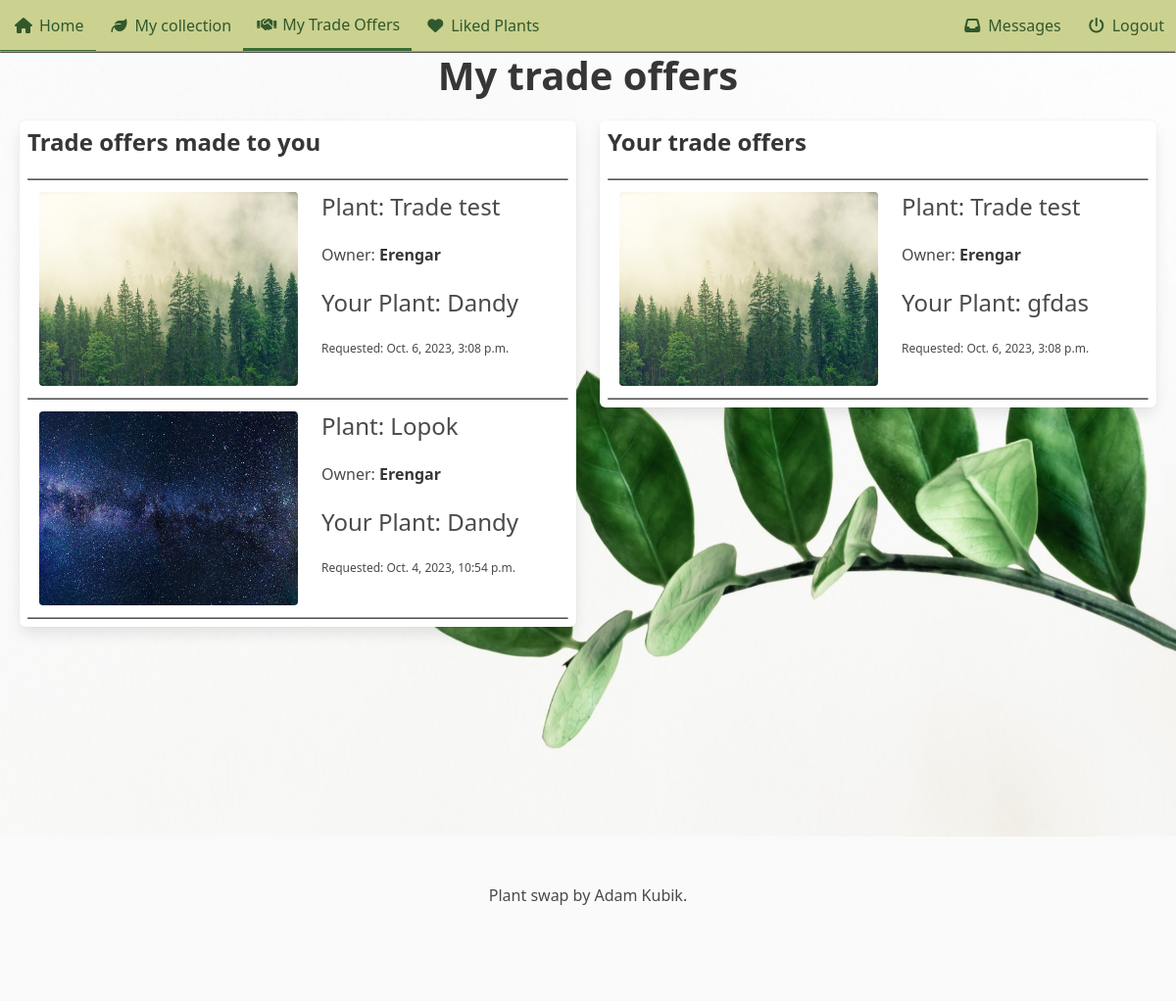
The page /accounts/trades/ (signed in) on the database as committed earlier.
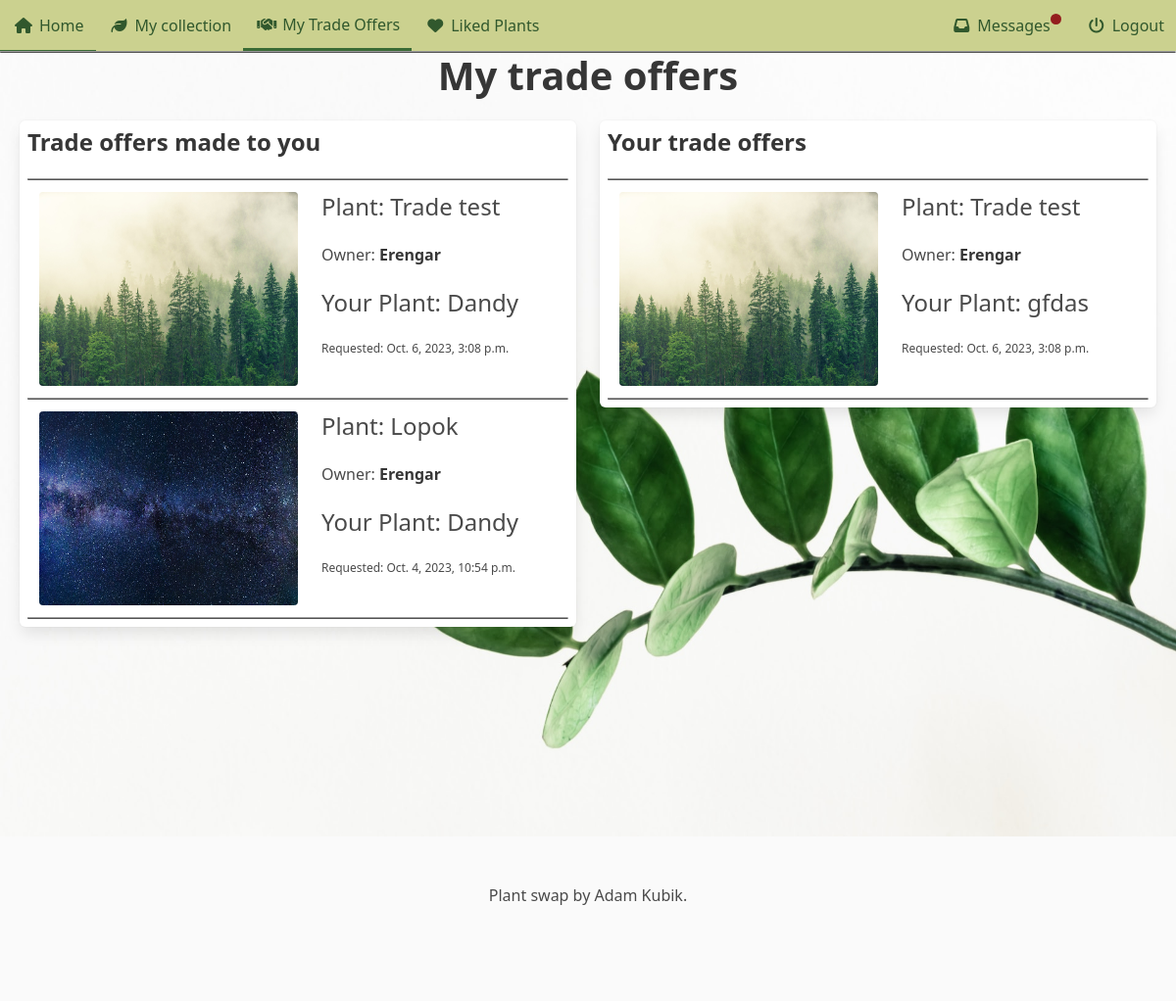
The same page on the database as committed later.
### plant_collection/models.py (models this page shows, shortened)
class Trade(models.Model):
    plant_offered = models.ForeignKey(
        Plant, on_delete=models.CASCADE, related_name="trades_offered"
    )
    plant_requested = models.ForeignKey(
        Plant, on_delete=models.CASCADE, related_name="trades_requested"
    )
    initiator = models.ForeignKey(
        settings.AUTH_USER_MODEL,
        on_delete=models.CASCADE,
        related_name="trades_initiated",
    )
    recipient = models.ForeignKey(
        settings.AUTH_USER_MODEL,
        on_delete=models.CASCADE,
        related_name="trades_received",
    )
    accepted = models.BooleanField(null=True, blank=True)
    offered_finalized = models.BooleanField(default=False)
    requested_finalized = models.BooleanField(default=False)
    finalized = models.BooleanField(default=False)
    created = models.DateTimeField(auto_now_add=True, null=True, blank=True)
    class Meta:
        unique_together = ["plant_offered", "plant_requested"]

class Plant(models.Model):
    nick_name = models.CharField(
        max_length=64, validators=[MinLengthValidator(3)], unique=True
    )
    created = models.DateTimeField(auto_now_add=True, null=True, blank=True)
    updated = models.DateTimeField(auto_now=True, null=True, blank=True)
    species = models.ForeignKey(
        Species, on_delete=models.SET_NULL, blank=True, null=True, related_name="plants"
    )
    owner = models.ForeignKey(
        settings.AUTH_USER_MODEL, on_delete=models.PROTECT, related_name="plants"
    )
    slug = models.SlugField(default="bugged-plant")
    for_trade = models.BooleanField(default=False)
    likes = models.ManyToManyField(User, related_name="liked")
    location = models.CharField(max_length=64, blank=True, null=True, default=None, help_text="City, State")
    def __str__(self):
        return self.nick_name

class Image(models.Model):
    plant = models.ForeignKey(Plant, on_delete=models.CASCADE, related_name="picture")
    image = models.ImageField(upload_to="pics")

### accounts/models.py (models this page shows, shortened)
class Message(models.Model):
    subject = models.CharField(max_length=32)
    body = models.TextField(max_length=500)
    sender = models.ForeignKey(settings.AUTH_USER_MODEL, on_delete=models.DO_NOTHING, related_name='sent_messages')
    receiver = models.ForeignKey(settings.AUTH_USER_MODEL, on_delete=models.DO_NOTHING, related_name='received_messages')
    date_sent = models.DateTimeField(auto_now_add=True, max_length=32)
    read = models.BooleanField(default=False)
    slug_subject = models.SlugField(max_length=64, blank=True)

### accounts/views.py (the view)
# urls.py: path('trades/', views.trades_view.as_view(), name='trades'),
class trades_view(LoginRequiredMixin, generic.View):
    template_name = 'accounts/offers.html'
    def get(self, request):
        req = Trade.objects.filter(recipient=request.user, finalized=False)
        offered = Trade.objects.filter(initiator=request.user, finalized=False)
        context = {'offers':offered, 'requests':req}
        return render(request, self.template_name, context)

### accounts/templates/accounts/offers.html (shortened to what this page needs)
{% extends "base.html" %}
{% load static %}
{% block header %}
<link rel="stylesheet" href="{% static "plant_collection/css/divider.css" %}">
{% endblock %}
{% block content %}
<h1 class='title is-size-1-widescreen is-size-2-desktop is-size-3-touch has-text-centered'>My trade offers</h1>
<div class='columns mx-2'>
    <div class='column is-6'>
        <div class='box'>
            <div class='columns is-multiline'>
                <h2 class='title is-size-3-widescreen is-size-4-desktop is-size-4-touch'>Trade offers made to you</h2>
                {% for req in requests %}
                <div class="divider"></div>
                <div class='column is-12 is-narrow trade-offer'>
                    <a href="{% url 'accounts:trade' pk=req.pk %}">
                        <div class='columns is-gapless'>
                            <div class='column is-4-widescreen is-6-desktop is-6-tablet'>
                                <div class='card-image'>
                                    <figure class='image is-4by3'>
                                        <img src="{{ req.plant_offered.picture.all.0.image.url }}" alt="Picture of a plant">
                                    </figure>
                                </div>
                            </div>
                            <div class='column is-8-widescreen is-6-desktop is-6-tablet'>
                                <div class='card-content'>
                                    <h2 class='subtitle is-size-4-desktop is-size-5-touch'>Plant: {{req.plant_offered.nick_name}}</h2>
                                    <h3 class='subtitle is-size-6-desktop is-size-6-touch'>Owner: <strong>{{req.plant_offered.owner}}</strong></h3>
                                    <h2 class='subtitle is-size-4-desktop is-size-5-touch'>Your Plant: {{req.plant_requested}}</h2>
                                    <h4 class='subtitle is-size-7'>Requested: {{req.plant_offered.created}}</h4>
                                </div>
                            </div>
                        </div>
                    </a>
                </div>
                {% empty %}
                <div class="divider"></div>
                <div class='column is-12 is-narrow'>
                    You have received no trade offers.
                </div>
                {% endfor %}
                <div class="divider"></div>
            </div>
        </div>
    </div>
    <div class='column is-6'>
        <div class='box'>
            <div class='columns is-multiline'>
                <h2 class='title is-size-3-widescreen is-size-4-desktop is-size-4-touch'>Your trade offers</h2>
                {% for offer in offers %}
                <div class="divider"></div>
                <div class='column is-12 is-narrow trade-offer'>
                    <a href="{% url 'accounts:trade' pk=offer.pk %}">
                        <div class='columns is-gapless'>
                            <div class='column is-4-widescreen is-6-desktop is-6-tablet'>
                                <div class='card-image'>
                                    <figure class='image is-4by3'>
                                        <img src="{{ offer.plant_requested.picture.all.0.image.url }}" alt="Picture of a plant">
                                    </figure>
                                </div>
                            </div>
                            <div class='column is-8-widescreen is-6-desktop is-6-tablet'>
                                <div class='card-content'>
                                    <h2 class='subtitle is-size-4-desktop is-size-5-touch'>Plant: {{offer.plant_requested.nick_name}}</h2>
                                    <h3 class='subtitle is-size-6-desktop is-size-6-touch'>Owner: <strong>{{offer.plant_requested.owner}}</strong></h3>
                                    <h2 class='subtitle is-size-4-desktop is-size-5-touch'>Your Plant: {{offer.plant_offered}}</h2>
                                    <h4 class='subtitle is-size-7'>Requested: {{offer.plant_requested.created}}</h4>
                                </div>
                            </div>
                        </div>
                    </a>
                </div>
                {% empty %}
                <div class="divider"></div>
                <div class='column is-12 is-narrow'>
                    You have not made any trade offers.
                </div>
                {% endfor %}
                <div class="divider"></div>
            </div>
        </div>
    </div>
</div>
{% endblock content %}

### plant_collection/templates/base.html (shortened to what this page needs)
<!DOCTYPE html>
<html lang="en">
<head>
    {% load static %}
    <link rel="stylesheet" href="{% static "plant_collection/css/base.css" %}">
    <link rel="stylesheet" href="{% static 'plant_collection/css/hover.css' %}">
    <link rel="stylesheet" href="{% static 'plant_collection/css/divider.css' %}">
    <link rel="stylesheet" href="{% static 'plant_collection/css/coloring.css' %}">
    <link rel="stylesheet" href="{% static 'plant_collection/css/message_dot.css' %}">
    {% block header %}{% endblock header %}
</head>
<body>
    <div style='position: sticky; top:0px; z-index: 2;'>
        <nav class='navbar sage-green'>
            <div class='navbar-brand'>
                <a href="{% url 'plant_collection:front_page' %}" class='navbar-item is-tab forest-green'>
                    <span class='icon-text'><span class='icon'><i
                                class="fa-solid fa-house"></i></span><span>Home</span></span>
                </a>
                {% if user.is_authenticated %}
                <a href="{% url 'plant_collection:personal_collection' %}" class='navbar-item is-tab forest-green'>
                    <span class='icon-text'><span class='icon'><i class="fa-solid fa-leaf"></i></span><span>My
                            collection</span></span>
                </a>
                {% endif %}
            </div>
            <div class='navbar-menu sage-green' id="navMenu">
                <div class='navbar-start'>
                    {% if user.is_authenticated %}
                    <a href="{% url 'accounts:trades' %}" class='navbar-item is-tab forest-green'>
                        <span class='icon-text'><span class='icon'><i class="fa-solid fa-handshake"></i></span><span>My
                                Trade Offers</span></span>
                    </a>
                    <a href="{% url 'accounts:liked_list' %}" class='navbar-item is-tab forest-green'>
                        <span class='icon-text'><span class='icon'><i class="fa-solid fa-heart"></i></span><span>Liked
                                Plants</span></span>
                    </a>
                    {% endif %}
                </div>
                <div class='navbar-end'>
                    {% if user.is_authenticated %}
                    <a href="{% url 'accounts:messages' %}" class='navbar-item forest-green is-tab'>
                        <span class="icon-text"><span class="icon"><i
                                    class="fa-solid fa-inbox"></i></span><span>Messages</span>
                            {% for message in user.received_messages.all %}
                            {% if message.read == False %}
                            <span class='dot'></span>
                            {% endif %}
                            {% endfor %}
                        </span>
                    </a>
                    {% endif %}
                    {% if user.is_authenticated %}
                    <a href="{% url 'accounts:logout' %}" class='navbar-item forest-green is-tab'>
                        <span class='icon-text'><span class='icon'><i
                                    class="fa-solid fa-power-off"></i></span><span>Logout</span></span>
                    </a>
                    {% else %}
                    <a href="{% url 'accounts:login' %}" class='navbar-item forest-green is-tab'>
                        <span class='icon-text'><span class='icon'><i
                                    class="fa-solid fa-user"></i></span><span>Login/Signup</span></span>
                    </a>
                    {% endif %}
                </div>
            </div>
        </nav>
        <div class='divider'></div>
    </div>
    <main class='back-image' style='min-height:100vh; overflow:hidden;'>
        {% block content %}
        {% endblock %}
    </main>
    <footer class="footer">
        <div class="content has-text-centered">
            <p>
                Plant swap by Adam Kubik.
            </p>
        </div>
    </footer>
</body>
</html>

### plant_collection/static/plant_collection/css/divider.css (style rules this page uses)
.divider { border-bottom: 1px solid #000000; display: block; margin-left: auto; margin-right: auto; border-style: inset; border-width: 1px; width: 100%; }

### plant_collection/static/plant_collection/css/coloring.css (style rules this page uses)
a { color: #3A6B35 ; }
.forest-green { color: rgb(49, 88, 45) !important; }
.sage-green { background-color: #CBD18F; }
.navbar-active { border-bottom: 3px solid #3A6B35 !important; }

### plant_collection/static/plant_collection/css/message_dot.css (style rules this page uses)
.dot { display: block; position: relative; background-color: hsl(0, 66%, 35%); color: white; border-radius: 50%; height: 11px; width: 11px; }

### accounts/templates/accounts/offers.html (style rules this page uses)
.card-content { padding-top: 0; }

Rows that differ between the two databases and show on the page:
added Message: read False (drawn)
